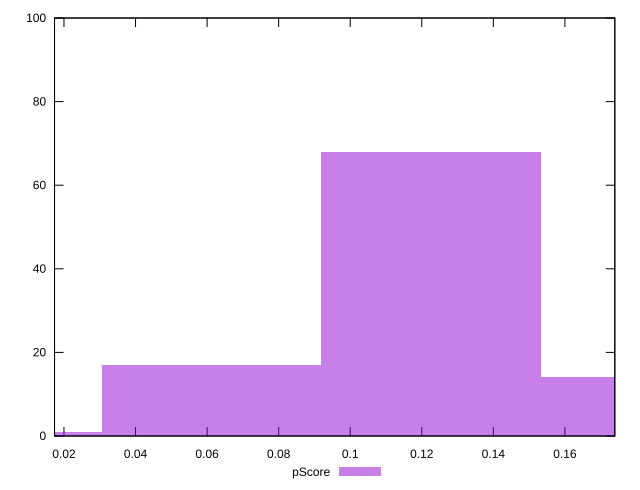

Reproduce this figure in gnuplot.
reset

$pScore <<EOF
0 1
0.12256074667410367 68
0.18384112001115552 14
0.06128037333705184 17
EOF

set key outside below
set boxwidth 0.06128037333705184
set xrange [0.017361075852309116:0.17394880374839405]
set yrange [0:100]
set trange [0:100]
set style fill transparent solid 0.5 noborder
set terminal svg size 640, 490 enhanced background rgb 'white'
set output "reprap/interactive/samples/pages/pScore/histogram.svg"

plot $pScore title "pScore" with boxes

reset
